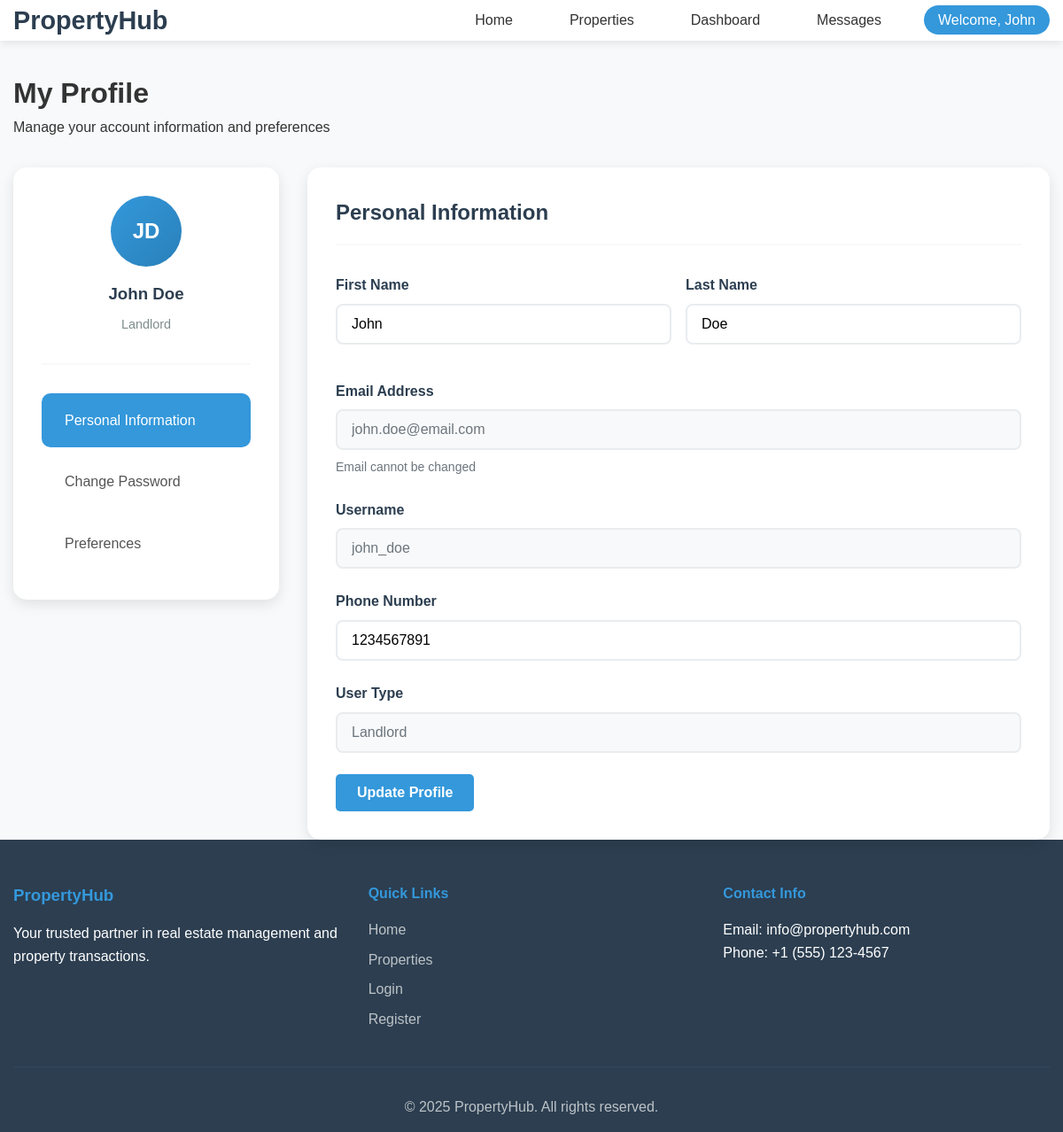
The page /propertyhub/views/profile.php (signed in) on the database its author committed.
### tables this page shows
CREATE TABLE `users` (
  `id` int(11) NOT NULL,
  `username` varchar(50) NOT NULL,
  `email` varchar(100) NOT NULL,
  `password` varchar(255) NOT NULL,
  `first_name` varchar(50) NOT NULL,
  `last_name` varchar(50) NOT NULL,
  `phone` varchar(20) DEFAULT NULL,
  `user_type` enum('admin','property_manager','landlord','tenant','buyer','seller') NOT NULL,
  `profile_image` varchar(255) DEFAULT NULL,
  `created_at` timestamp NOT NULL DEFAULT current_timestamp(),
  `updated_at` timestamp NOT NULL DEFAULT current_timestamp() ON UPDATE current_timestamp()
);

### propertyhub/config.php (called while the page is built, shortened)
<?php
require_once ROOT_DIR . '/propertyhub/core/Database.php';
function asset_url($path) {
    return BASE_URL . 'assets/' . ltrim($path, '/');
}
?>

### propertyhub/core/database.php (called while the page is built, shortened)
<?php
class Database {
    private $pdo;
    private static $instance = null;
    private function __construct() {
        try {
            $dsn = "mysql:host=" . DB_HOST . ";dbname=" . DB_NAME . ";charset=" . DB_CHARSET;
            $this->pdo = new PDO($dsn, DB_USER, DB_PASS);
            $this->pdo->setAttribute(PDO::ATTR_ERRMODE, PDO::ERRMODE_EXCEPTION);
            $this->pdo->setAttribute(PDO::ATTR_DEFAULT_FETCH_MODE, PDO::FETCH_ASSOC);
            $this->pdo->setAttribute(PDO::ATTR_EMULATE_PREPARES, false);
        } catch(PDOException $e) {
            throw new Exception("Database connection failed: " . $e->getMessage());
        }
    }
    public static function getInstance() {
        if (self::$instance === null) {
            self::$instance = new self();
        }
        return self::$instance;
    }
    public function query($sql, $params = []) {
        try {
            $stmt = $this->pdo->prepare($sql);
            $stmt->execute($params);
            return $stmt;
        } catch(PDOException $e) {
            error_log("Database error: " . $e->getMessage());
            return false;
        }
    }
}
?>

### propertyhub/models/user.php (called while the page is built, shortened)
<?php
class User {
    private $db;
    public function __construct() {
        $this->db = Database::getInstance();
    }
    public function getById($id) {
        $sql = "SELECT * FROM users WHERE id = ?";
        $stmt = $this->db->query($sql, [$id]);
        return $stmt ? $stmt->fetch() : false;
    }
}
?>

### propertyhub/views/profile.php (the view, shortened to what this page needs)
<?php
require_once '../config.php';
require_once '../models/User.php';
$userModel = new User();
$user = $userModel->getById($_SESSION['user_id']);
?>
<!DOCTYPE html>
<html lang="en">
<head>
    <link rel="stylesheet" href="<?php echo asset_url('css/style.css'); ?>">
</head>
<body>
    <?php include 'includes/header.php'; ?>
    <div class="container">
        <div class="page-header">
            <h1>My Profile</h1>
            <p>Manage your account information and preferences</p>
        </div>
        <div class="profile-container">
            <div class="profile-sidebar">
                <div class="profile-avatar">
                    <div class="avatar-placeholder">
                        <?php echo strtoupper(substr($user['first_name'], 0, 1) . substr($user['last_name'], 0, 1)); ?>
                    </div>
                    <h3><?php echo htmlspecialchars($user['first_name'] . ' ' . $user['last_name']); ?></h3>
                    <p class="user-role"><?php echo ucfirst(str_replace('_', ' ', $user['user_type'])); ?></p>
                </div>
                <nav class="profile-nav">
                    <a href="#personal-info" class="nav-item active">Personal Information</a>
                    <a href="#change-password" class="nav-item">Change Password</a>
                    <a href="#preferences" class="nav-item">Preferences</a>
                </nav>
            </div>
            <div class="profile-content">
                <div id="personal-info" class="profile-section active">
                    <h2>Personal Information</h2>
                    <form id="profileForm" action="<?php echo BASE_URL; ?>controllers/UserController.php" method="POST">
                        <div class="form-row">
                            <div class="form-group">
                                <label>First Name</label>
                                <input type="text" name="first_name" value="<?php echo htmlspecialchars($user['first_name']); ?>" required>
                            </div>
                            <div class="form-group">
                                <label>Last Name</label>
                                <input type="text" name="last_name" value="<?php echo htmlspecialchars($user['last_name']); ?>" required>
                            </div>
                        </div>
                        <div class="form-group">
                            <label>Email Address</label>
                            <input type="email" value="<?php echo htmlspecialchars($user['email']); ?>" disabled>
                            <small>Email cannot be changed</small>
                        </div>
                        <div class="form-group">
                            <label>Username</label>
                            <input type="text" value="<?php echo htmlspecialchars($user['username']); ?>" disabled>
                        </div>
                        <div class="form-group">
                            <label>Phone Number</label>
                            <input type="tel" name="phone" value="<?php echo htmlspecialchars($user['phone'] ?? ''); ?>">
                        </div>
                        <div class="form-group">
                            <label>User Type</label>
                            <input type="text" value="<?php echo ucfirst(str_replace('_', ' ', $user['user_type'])); ?>" disabled>
                        </div>
                        <button type="submit" class="btn-primary" id="profileSubmit">
                            Update Profile
                        </button>
                    </form>
                </div>
            </div>
        </div>
    </div>
    <?php include 'includes/footer.php'; ?>
</body>
</html>

### propertyhub/assets/css/style.css (style rules this page uses)
* { margin: 0; padding: 0; box-sizing: border-box; }
body { font-family: 'Arial', sans-serif; line-height: 1.6; color: #333; background-color: #f8f9fa; }
.container { max-width: 1200px; margin: 0 auto; padding: 0 20px; }
.btn-primary { background: #3498db; color: white; padding: 0.75rem 1.5rem; border: none; border-radius: 5px; text-decoration: none; font-size: 1rem; cursor: pointer; transition: background 0.3s; display: inline-block; }

### propertyhub/assets/css/responsive.css (style rules this page uses)
@media (max-width: 1200px) { .container { padding: 0 15px; } }

### propertyhub/views/profile.php (style rules this page uses)
.profile-container { display: grid; grid-template-columns: 300px 1fr; gap: 2rem; margin-top: 2rem; }
.profile-sidebar { background: #fff; border-radius: 15px; padding: 2rem; box-shadow: 0 5px 15px rgba(0,0,0,0.1); height: fit-content; position: sticky; top: 2rem; }
.profile-avatar { text-align: center; padding-bottom: 2rem; border-bottom: 2px solid #f8f9fa; margin-bottom: 2rem; }
.avatar-placeholder { width: 80px; height: 80px; background: linear-gradient(135deg, #3498db, #2980b9); border-radius: 50%; display: flex; align-items: center; justify-content: center; margin: 0 auto 1rem; color: white; font-size: 1.5rem; font-weight: bold; }
.profile-avatar h3 { margin: 0 0 0.5rem 0; color: #2c3e50; }
.user-role { color: #7f8c8d; margin: 0; font-size: 0.9rem; text-transform: capitalize; }
.profile-nav { display: flex; flex-direction: column; gap: 0.5rem; }
.nav-item { padding: 1rem 1.5rem; text-decoration: none; color: #555; border-radius: 10px; transition: all 0.3s ease; font-weight: 500; border: 2px solid transparent; }
.nav-item.active { background: #3498db; color: white; border-color: #3498db; }
.profile-content { background: #fff; border-radius: 15px; padding: 2rem; box-shadow: 0 5px 15px rgba(0,0,0,0.1); }
.profile-section { display: none; }
.profile-section.active { display: block; animation: fadeIn 0.5s ease; }
.profile-section h2 { color: #2c3e50; margin-bottom: 2rem; padding-bottom: 1rem; border-bottom: 2px solid #f8f9fa; }
.form-row { display: grid; grid-template-columns: 1fr 1fr; gap: 1rem; margin-bottom: 1rem; }
.form-group { margin-bottom: 1.5rem; }
.form-group label { display: block; margin-bottom: 0.5rem; font-weight: 600; color: #2c3e50; }
.form-group input, .form-group select { width: 100%; padding: 0.75rem 1rem; border: 2px solid #e9ecef; border-radius: 8px; font-size: 1rem; transition: all 0.3s ease; }
.form-group input:disabled { background: #f8f9fa; color: #6c757d; cursor: not-allowed; }
.form-group small { display: block; margin-top: 0.5rem; color: #6c757d; font-size: 0.875rem; }
.btn-primary { background: #3498db; color: white; padding: 0.75rem 2rem; border: none; border-radius: 8px; font-size: 1rem; font-weight: 600; cursor: pointer; transition: all 0.3s ease; }

### rows shown on the page
users: first_name+last_name "JD", first_name+last_name "John Doe", user_type "Landlord", first_name "John", last_name "Doe", email "john.doe@email.com", username "john_doe", phone "1234567891"

### other values the page prints
$_SESSION['first_name'] "John"
